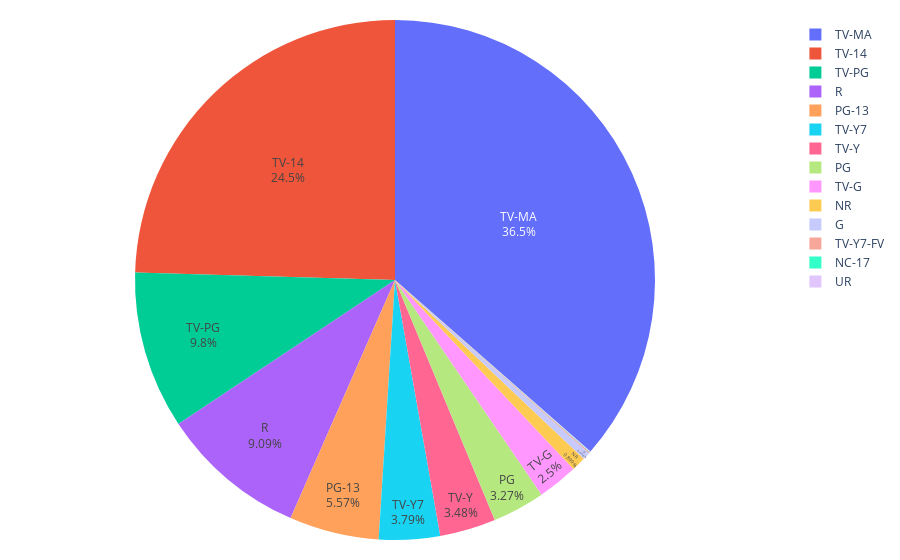

Notebook code cell kept with this figure:
### Code cell
import plotly.graph_objects as go
ratio_total   = list(df.groupby(['rating'],as_index=False).agg(date_added_yr_count=('show_id','count')).loc[:,'date_added_yr_count'])
labels_total  = list(df.groupby(['rating'],as_index=False).agg(date_added_yr_count=('show_id','count')).loc[:,'rating'])

# pull is given as a fraction of the pie radius
fig = go.Figure(data=[go.Pie(labels=labels_total, values=ratio_total)])
fig.update_layout(margin=dict(t=20, b=20, l=10, r=20))
fig.update_traces(textposition='inside', textinfo='percent+label')
fig.show()

### Figure 1 — Plotly figure (JSON) as saved in the notebook; plotly's stock layout.template omitted (floating-point values rounded to 4 significant figures)
{"data": [{"labels": ["G", "NC-17", "NR", "PG", "PG-13", "R", "TV-14", "TV-G", "TV-MA", "TV-PG", "TV-Y", "TV-Y7", "TV-Y7-FV", "UR"], "textinfo": "percent+label", "textposition": "inside", "type": "pie", "values": [41, 3, 79, 287, 490, 799, 2157, 220, 3205, 861, 306, 333, 6, 3]}], "layout": {"margin": {"b": 20, "l": 10, "r": 20, "t": 20}}}
